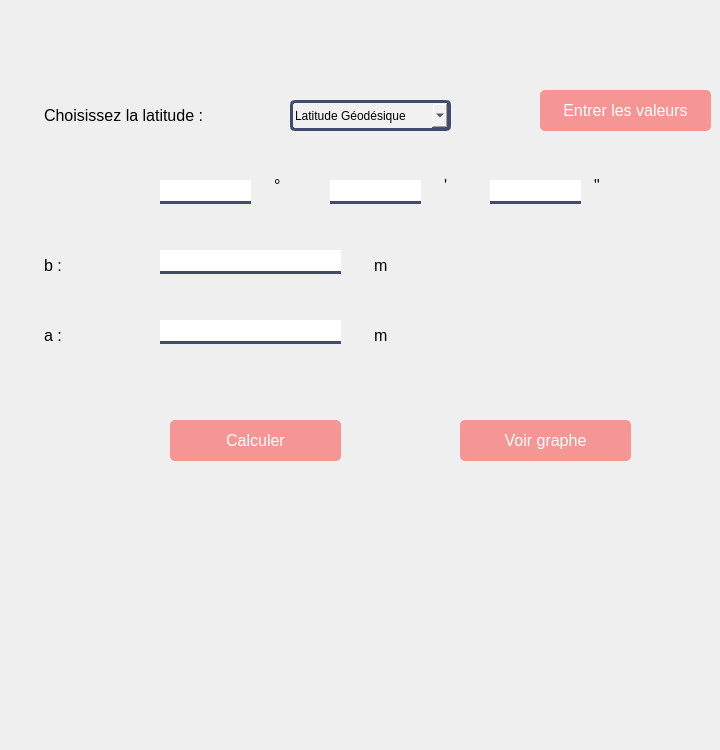
          <widget class="QWidget" name="page_8">
           <widget class="QLineEdit" name="lineEdit_43">
            <property name="geometry">
             <rect>
              <x>160</x>
              <y>180</y>
              <width>91</width>
              <height>24</height>
             </rect>
            </property>
            <property name="styleSheet">
             <string notr="true">


    border: none;
    border-bottom: 3px  solid   #414b6d ;
    font-size: 14px; </string>
            </property>
           </widget>
           <widget class="QLineEdit" name="lineEdit_44">
            <property name="geometry">
             <rect>
              <x>330</x>
              <y>180</y>
              <width>91</width>
              <height>24</height>
             </rect>
            </property>
            <property name="styleSheet">
             <string notr="true">


    border: none;
    border-bottom: 3px  solid   #414b6d ;
    font-size: 14px; </string>
            </property>
           </widget>
           <widget class="QLineEdit" name="lineEdit_45">
            <property name="geometry">
             <rect>
              <x>490</x>
              <y>180</y>
              <width>91</width>
              <height>24</height>
             </rect>
            </property>
            <property name="styleSheet">
             <string notr="true">


    border: none;
    border-bottom: 3px  solid   #414b6d ;
    font-size: 14px; </string>
            </property>
           </widget>
           <widget class="QLabel" name="label_83">
            <property name="geometry">
             <rect>
              <x>260</x>
              <y>170</y>
              <width>31</width>
              <height>31</height>
             </rect>
            </property>
            <property name="styleSheet">
             <string notr="true">font: 700 italic 9pt &quot;Arial&quot;;
    color: #000000;
    padding: 5px 10px;
    border-radius: 5px;
    font-size: 16px;
    text-align: center;
  </string>
            </property>
            <property name="text">
             <string>°</string>
            </property>
           </widget>
           <widget class="QLabel" name="label_84">
            <property name="geometry">
             <rect>
              <x>430</x>
              <y>170</y>
              <width>31</width>
              <height>31</height>
             </rect>
            </property>
            <property name="styleSheet">
             <string notr="true">font: 700 italic 9pt &quot;Arial&quot;;
    color: #000000;
    padding: 5px 10px;
    border-radius: 5px;
    font-size: 16px;
    text-align: center;
  </string>
            </property>
            <property name="text">
             <string>'</string>
            </property>
           </widget>
           <widget class="QLabel" name="label_85">
            <property name="geometry">
             <rect>
              <x>580</x>
              <y>170</y>
              <width>31</width>
              <height>31</height>
             </rect>
            </property>
            <property name="styleSheet">
             <string notr="true">font: 700 italic 9pt &quot;Arial&quot;;
    color: #000000;
    padding: 5px 10px;
    border-radius: 5px;
    font-size: 16px;
    text-align: center;
  </string>
            </property>
            <property name="text">
             <string>&quot;</string>
            </property>
           </widget>
           <widget class="QLabel" name="label_86">
            <property name="geometry">
             <rect>
              <x>30</x>
              <y>180</y>
              <width>91</width>
              <height>31</height>
             </rect>
            </property>
            <property name="styleSheet">
             <string notr="true">font: 700 italic 9pt &quot;Arial&quot;;
    color: #000000;
    padding: 5px 10px;
    border-radius: 5px;
    font-size: 16px;
    text-align: center;
  </string>
            </property>
            <property name="text">
             <string/>
            </property>
           </widget>
           <widget class="QLineEdit" name="lineEdit_46">
            <property name="geometry">
             <rect>
              <x>160</x>
              <y>320</y>
              <width>181</width>
              <height>24</height>
             </rect>
            </property>
            <property name="styleSheet">
             <string notr="true">


    border: none;
    border-bottom: 3px  solid   #414b6d ;
    font-size: 14px; </string>
            </property>
           </widget>
           <widget class="QLineEdit" name="lineEdit_47">
            <property name="geometry">
             <rect>
              <x>160</x>
              <y>250</y>
              <width>181</width>
              <height>24</height>
             </rect>
            </property>
            <property name="styleSheet">
             <string notr="true">


    border: none;
    border-bottom: 3px  solid   #414b6d ;
    font-size: 14px; </string>
            </property>
           </widget>
           <widget class="QLabel" name="label_87">
            <property name="geometry">
             <rect>
              <x>30</x>
              <y>250</y>
              <width>91</width>
              <height>31</height>
             </rect>
            </property>
            <property name="styleSheet">
             <string notr="true">font: 700 italic 9pt &quot;Arial&quot;;
    color: #000000;
    padding: 5px 10px;
    border-radius: 5px;
    font-size: 16px;
    text-align: center;
  </string>
            </property>
            <property name="text">
             <string>b :</string>
            </property>
           </widget>
           <widget class="QLabel" name="label_88">
            <property name="geometry">
             <rect>
              <x>30</x>
              <y>320</y>
              <width>91</width>
              <height>31</height>
             </rect>
            </property>
            <property name="styleSheet">
             <string notr="true">font: 700 italic 9pt &quot;Arial&quot;;
    color: #000000;
    padding: 5px 10px;
    border-radius: 5px;
    font-size: 16px;
    text-align: center;
  </string>
            </property>
            <property name="text">
             <string>a :</string>
            </property>
           </widget>
           <widget class="QLabel" name="label_89">
            <property name="geometry">
             <rect>
              <x>360</x>
              <y>250</y>
              <width>91</width>
              <height>31</height>
             </rect>
            </property>
            <property name="styleSheet">
             <string notr="true">font: 700 italic 9pt &quot;Arial&quot;;
    color: #000000;
    padding: 5px 10px;
    border-radius: 5px;
    font-size: 16px;
    text-align: center;
  </string>
            </property>
            <property name="text">
             <string>m</string>
            </property>
           </widget>
           <widget class="QLabel" name="label_90">
            <property name="geometry">
             <rect>
              <x>360</x>
              <y>320</y>
              <width>91</width>
              <height>31</height>
             </rect>
            </property>
            <property name="styleSheet">
             <string notr="true">font: 700 italic 9pt &quot;Arial&quot;;
    color: #000000;
    padding: 5px 10px;
    border-radius: 5px;
    font-size: 16px;
    text-align: center;
  </string>
            </property>
            <property name="text">
             <string>m</string>
            </property>
           </widget>
           <widget class="QComboBox" name="comboBox_8">
            <property name="geometry">
             <rect>
              <x>290</x>
              <y>100</y>
              <width>161</width>
              <height>31</height>
             </rect>
            </property>
            <property name="styleSheet">
             <string notr="true">    width: 100%;

    font-size: 1 px;
    border: 3px solid   #414b6d   ; 
    border-radius: 5px;
    background-color: #f1f1f1; 
    color: #000000; 
    appearance: none; </string>
            </property>
            <item>
             <property name="text">
              <string>Latitude Géodésique</string>
             </property>
            </item>
            <item>
             <property name="text">
              <string>Latitude Géocentrique</string>
             </property>
            </item>
            <item>
             <property name="text">
              <string>Latitude Réduite</string>
             </property>
            </item>
           </widget>
           <widget class="QLabel" name="label_91">
            <property name="geometry">
             <rect>
              <x>30</x>
              <y>100</y>
              <width>201</width>
              <height>31</height>
             </rect>
            </property>
            <property name="styleSheet">
             <string notr="true">font: 700 italic 9pt &quot;Arial&quot;;
    color: #000000;
    padding: 5px 10px;
    border-radius: 5px;
    font-size: 16px;
    text-align: center;
  </string>
            </property>
            <property name="text">
             <string>Choisissez la latitude :</string>
            </property>
           </widget>
           <widget class="QPushButton" name="btn_enter_prmters_2">
            <property name="geometry">
             <rect>
              <x>540</x>
              <y>90</y>
              <width>171</width>
              <height>41</height>
             </rect>
            </property>
            <property name="styleSheet">
             <string notr="true">
    background-color:   #f59694    ;
    color: rgb(255, 255, 255);
    border: none;
    border-radius: 5px;
    padding: 10px 20px;
    font-size: 16px;



</string>
            </property>
            <property name="text">
             <string>Entrer les valeurs</string>
            </property>
           </widget>
           <widget class="QPushButton" name="calcul8">
            <property name="geometry">
             <rect>
              <x>170</x>
              <y>420</y>
              <width>171</width>
              <height>41</height>
             </rect>
            </property>
            <property name="styleSheet">
             <string notr="true">
    background-color:   #f59694    ;
    color: rgb(255, 255, 255);
    border: none;
    border-radius: 5px;
    padding: 10px 20px;
    font-size: 16px;



</string>
            </property>
            <property name="text">
             <string>Calculer</string>
            </property>
           </widget>
           <widget class="QLabel" name="label_92">
            <property name="geometry">
             <rect>
              <x>40</x>
              <y>640</y>
              <width>261</width>
              <height>31</height>
             </rect>
            </property>
            <property name="styleSheet">
             <string notr="true">font: 700 italic 9pt &quot;Arial&quot;;
    color: #000000;
    padding: 5px 10px;
    border-radius: 5px;
    font-size: 16px;
    text-align: center;
  </string>
            </property>
            <property name="text">
             <string/>
            </property>
           </widget>
           <widget class="QLabel" name="label_93">
            <property name="geometry">
             <rect>
              <x>350</x>
              <y>640</y>
              <width>311</width>
              <height>31</height>
             </rect>
            </property>
            <property name="styleSheet">
             <string notr="true">font: 700 italic 9pt &quot;Arial&quot;;
    color: #000000;
    padding: 5px 10px;
    border-radius: 5px;
    font-size: 16px;
    text-align: center;
  </string>
            </property>
            <property name="text">
             <string/>
            </property>
           </widget>
           <widget class="QLabel" name="label_94">
            <property name="geometry">
             <rect>
              <x>40</x>
              <y>710</y>
              <width>261</width>
              <height>31</height>
             </rect>
            </property>
            <property name="styleSheet">
             <string notr="true">font: 700 italic 9pt &quot;Arial&quot;;
    color: #000000;
    padding: 5px 10px;
    border-radius: 5px;
    font-size: 16px;
    text-align: center;
  </string>
            </property>
            <property name="text">
             <string/>
            </property>
           </widget>
           <widget class="QLabel" name="label_95">
            <property name="geometry">
             <rect>
              <x>350</x>
              <y>710</y>
              <width>311</width>
              <height>31</height>
             </rect>
            </property>
            <property name="styleSheet">
             <string notr="true">font: 700 italic 9pt &quot;Arial&quot;;
    color: #000000;
    padding: 5px 10px;
    border-radius: 5px;
    font-size: 16px;
    text-align: center;
  </string>
            </property>
            <property name="text">
             <string/>
            </property>
           </widget>
           <widget class="QPushButton" name="graph">
            <property name="geometry">
             <rect>
              <x>460</x>
              <y>420</y>
              <width>171</width>
              <height>41</height>
             </rect>
            </property>
            <property name="styleSheet">
             <string notr="true">
    background-color:   #f59694    ;
    color: rgb(255, 255, 255);
    border: none;
    border-radius: 5px;
    padding: 10px 20px;
    font-size: 16px;



</string>
            </property>
            <property name="text">
             <string>Voir graphe</string>
            </property>
           </widget>
          </widget>
